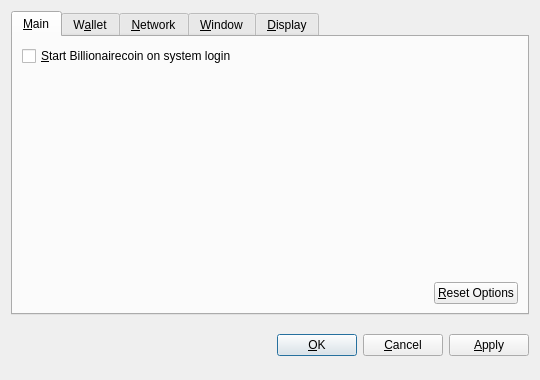
<?xml version="1.0" encoding="UTF-8"?>
<ui version="4.0">
 <class>OptionsDialog</class>
 <widget class="QDialog" name="OptionsDialog">
  <property name="geometry">
   <rect>
    <x>0</x>
    <y>0</y>
    <width>540</width>
    <height>380</height>
   </rect>
  </property>
  <property name="windowTitle">
   <string>Options</string>
  </property>
  <property name="modal">
   <bool>true</bool>
  </property>
  <layout class="QVBoxLayout" name="verticalLayout">
   <item>
    <widget class="QTabWidget" name="tabWidget">
     <property name="tabPosition">
      <enum>QTabWidget::North</enum>
     </property>
     <property name="currentIndex">
      <number>0</number>
     </property>
     <widget class="QWidget" name="tabMain">
      <attribute name="title">
       <string>&amp;Main</string>
      </attribute>
      <layout class="QVBoxLayout" name="verticalLayout_Main">
       <item>
        <widget class="QCheckBox" name="bitcoinAtStartup">
         <property name="toolTip">
          <string>Automatically start Billionairecoin after logging in to the system.</string>
         </property>
         <property name="text">
          <string>&amp;Start Billionairecoin on system login</string>
         </property>
        </widget>
       </item>
       <item>
        <spacer name="verticalSpacer_Main">
         <property name="orientation">
          <enum>Qt::Vertical</enum>
         </property>
         <property name="sizeHint" stdset="0">
          <size>
           <width>20</width>
           <height>40</height>
          </size>
         </property>
        </spacer>
       </item>
       <item>
        <layout class="QHBoxLayout" name="horizontalLayout_2_Main">
         <item>
          <spacer name="horizontalSpacer_2_Main">
           <property name="orientation">
            <enum>Qt::Horizontal</enum>
           </property>
           <property name="sizeHint" stdset="0">
            <size>
             <width>40</width>
             <height>20</height>
            </size>
           </property>
          </spacer>
         </item>
         <item>
          <widget class="QPushButton" name="resetButton">
           <property name="toolTip">
            <string>Reset all client options to default.</string>
           </property>
           <property name="text">
            <string>&amp;Reset Options</string>
           </property>
           <property name="autoDefault">
            <bool>false</bool>
           </property>
          </widget>
         </item>
        </layout>
       </item>
      </layout>
     </widget>
     <widget class="QWidget" name="tabWallet">
      <attribute name="title">
       <string>W&amp;allet</string>
      </attribute>
      <layout class="QVBoxLayout" name="verticalLayout_Network">
       <item>
        <widget class="QLabel" name="transactionFeeInfoLabel">
         <property name="text">
          <string>Optional transaction fee per kB that helps make sure your transactions are processed quickly. Most transactions are 1 kB.</string>
         </property>
         <property name="textFormat">
          <enum>Qt::PlainText</enum>
         </property>
         <property name="wordWrap">
          <bool>true</bool>
         </property>
        </widget>
       </item>
       <item>
        <layout class="QHBoxLayout" name="horizontalLayout_1_Main">
         <item>
          <widget class="QLabel" name="transactionFeeLabel">
           <property name="text">
            <string>Pay transaction &amp;fee</string>
           </property>
           <property name="textFormat">
            <enum>Qt::PlainText</enum>
           </property>
           <property name="buddy">
            <cstring>transactionFee</cstring>
           </property>
          </widget>
         </item>
         <item>
          <widget class="BitcoinAmountField" name="transactionFee"/>
         </item>
         <item>
          <spacer name="horizontalSpacer_1_Main">
           <property name="orientation">
            <enum>Qt::Horizontal</enum>
           </property>
           <property name="sizeHint" stdset="0">
            <size>
             <width>40</width>
             <height>20</height>
            </size>
           </property>
          </spacer>
         </item>
        </layout>
       </item>
       <item>
        <widget class="QLabel" name="label">
         <property name="text">
          <string>If you disable the spending of unconfirmed change, the change from a transaction cannot be used until that transaction has at least one confirmation. This also affects how your balance is computed.</string>
         </property>
         <property name="wordWrap">
          <bool>true</bool>
         </property>
        </widget>
       </item>
       <item>
        <widget class="QCheckBox" name="spendZeroConfChange">
         <property name="text">
          <string>Spend unconfirmed change  (experts only)</string>
         </property>
        </widget>
       </item>
       <item>
        <spacer name="verticalSpacer">
         <property name="orientation">
          <enum>Qt::Vertical</enum>
         </property>
         <property name="sizeHint" stdset="0">
          <size>
           <width>20</width>
           <height>40</height>
          </size>
         </property>
        </spacer>
       </item>
      </layout>
     </widget>
     <widget class="QWidget" name="tabNetwork">
      <attribute name="title">
       <string>&amp;Network</string>
      </attribute>
      <layout class="QVBoxLayout" name="verticalLayout_Network">
       <item>
        <widget class="QCheckBox" name="mapPortUpnp">
         <property name="toolTip">
          <string>Automatically open the Billionairecoin client port on the router. This only works when your router supports UPnP and it is enabled.</string>
         </property>
         <property name="text">
          <string>Map port using &amp;UPnP</string>
         </property>
        </widget>
       </item>
       <item>
        <widget class="QCheckBox" name="connectSocks">
         <property name="toolTip">
          <string>Connect to the Billionairecoin network through a SOCKS proxy (e.g. when connecting through Tor).</string>
         </property>
         <property name="text">
          <string>&amp;Connect through SOCKS proxy:</string>
         </property>
        </widget>
       </item>
       <item>
        <layout class="QHBoxLayout" name="horizontalLayout_Network">
         <item>
          <widget class="QLabel" name="proxyIpLabel">
           <property name="text">
            <string>Proxy &amp;IP:</string>
           </property>
           <property name="textFormat">
            <enum>Qt::PlainText</enum>
           </property>
           <property name="buddy">
            <cstring>proxyIp</cstring>
           </property>
          </widget>
         </item>
         <item>
          <widget class="QValidatedLineEdit" name="proxyIp">
           <property name="maximumSize">
            <size>
             <width>140</width>
             <height>16777215</height>
            </size>
           </property>
           <property name="toolTip">
            <string>IP address of the proxy (e.g. 127.0.0.1)</string>
           </property>
          </widget>
         </item>
         <item>
          <widget class="QLabel" name="proxyPortLabel">
           <property name="text">
            <string>&amp;Port:</string>
           </property>
           <property name="textFormat">
            <enum>Qt::PlainText</enum>
           </property>
           <property name="buddy">
            <cstring>proxyPort</cstring>
           </property>
          </widget>
         </item>
         <item>
          <widget class="QLineEdit" name="proxyPort">
           <property name="maximumSize">
            <size>
             <width>55</width>
             <height>16777215</height>
            </size>
           </property>
           <property name="toolTip">
            <string>Port of the proxy (e.g. 9050)</string>
           </property>
          </widget>
         </item>
         <item>
          <widget class="QLabel" name="socksVersionLabel">
           <property name="text">
            <string>SOCKS &amp;Version:</string>
           </property>
           <property name="textFormat">
            <enum>Qt::PlainText</enum>
           </property>
           <property name="buddy">
            <cstring>socksVersion</cstring>
           </property>
          </widget>
         </item>
         <item>
          <widget class="QValueComboBox" name="socksVersion">
           <property name="toolTip">
            <string>SOCKS version of the proxy (e.g. 5)</string>
           </property>
          </widget>
         </item>
         <item>
          <spacer name="horizontalSpacer_Network">
           <property name="orientation">
            <enum>Qt::Horizontal</enum>
           </property>
           <property name="sizeHint" stdset="0">
            <size>
             <width>40</width>
             <height>20</height>
            </size>
           </property>
          </spacer>
         </item>
        </layout>
       </item>
       <item>
        <spacer name="verticalSpacer_Network">
         <property name="orientation">
          <enum>Qt::Vertical</enum>
         </property>
         <property name="sizeHint" stdset="0">
          <size>
           <width>20</width>
           <height>40</height>
          </size>
         </property>
        </spacer>
       </item>
      </layout>
     </widget>
     <widget class="QWidget" name="tabWindow">
      <attribute name="title">
       <string>&amp;Window</string>
      </attribute>
      <layout class="QVBoxLayout" name="verticalLayout_Window">
       <item>
        <widget class="QCheckBox" name="minimizeToTray">
         <property name="toolTip">
          <string>Show only a tray icon after minimizing the window.</string>
         </property>
         <property name="text">
          <string>&amp;Minimize to the tray instead of the taskbar</string>
         </property>
        </widget>
       </item>
       <item>
        <widget class="QCheckBox" name="minimizeOnClose">
         <property name="toolTip">
          <string>Minimize instead of exit the application when the window is closed. When this option is enabled, the application will be closed only after selecting Quit in the menu.</string>
         </property>
         <property name="text">
          <string>M&amp;inimize on close</string>
         </property>
        </widget>
       </item>
       <item>
        <spacer name="verticalSpacer_Window">
         <property name="orientation">
          <enum>Qt::Vertical</enum>
         </property>
         <property name="sizeHint" stdset="0">
          <size>
           <width>20</width>
           <height>40</height>
          </size>
         </property>
        </spacer>
       </item>
      </layout>
     </widget>
     <widget class="QWidget" name="tabDisplay">
      <attribute name="title">
       <string>&amp;Display</string>
      </attribute>
      <layout class="QVBoxLayout" name="verticalLayout_Display">
       <item>
        <layout class="QHBoxLayout" name="horizontalLayout_1_Display">
         <item>
          <widget class="QLabel" name="langLabel">
           <property name="text">
            <string>User Interface &amp;language:</string>
           </property>
           <property name="textFormat">
            <enum>Qt::PlainText</enum>
           </property>
           <property name="buddy">
            <cstring>lang</cstring>
           </property>
          </widget>
         </item>
         <item>
          <widget class="QValueComboBox" name="lang">
           <property name="toolTip">
            <string>The user interface language can be set here. This setting will take effect after restarting Billionairecoin.</string>
           </property>
          </widget>
         </item>
        </layout>
       </item>
       <item>
        <layout class="QHBoxLayout" name="horizontalLayout_2_Display">
         <item>
          <widget class="QLabel" name="unitLabel">
           <property name="text">
            <string>&amp;Unit to show amounts in:</string>
           </property>
           <property name="textFormat">
            <enum>Qt::PlainText</enum>
           </property>
           <property name="buddy">
            <cstring>unit</cstring>
           </property>
          </widget>
         </item>
         <item>
          <widget class="QValueComboBox" name="unit">
           <property name="toolTip">
            <string>Choose the default subdivision unit to show in the interface and when sending coins.</string>
           </property>
          </widget>
         </item>
        </layout>
       </item>
       <item>
        <widget class="QCheckBox" name="displayAddresses">
         <property name="toolTip">
          <string>Whether to show Billionairecoin addresses in the transaction list or not.</string>
         </property>
         <property name="text">
          <string>&amp;Display addresses in transaction list</string>
         </property>
        </widget>
       </item>
       <item>
        <widget class="QCheckBox" name="coinControlFeatures">
         <property name="toolTip">
          <string>Whether to show coin control features or not.</string>
         </property>
         <property name="text">
          <string>Display coin &amp;control features (experts only!)</string>
         </property>
        </widget>
       </item>
       <item>
        <spacer name="verticalSpacer_Display">
         <property name="orientation">
          <enum>Qt::Vertical</enum>
         </property>
         <property name="sizeHint" stdset="0">
          <size>
           <width>20</width>
           <height>40</height>
          </size>
         </property>
        </spacer>
       </item>
      </layout>
     </widget>
    </widget>
   </item>
   <item>
    <layout class="QHBoxLayout" name="horizontalLayout_Buttons">
     <item>
      <spacer name="horizontalSpacer_1">
       <property name="orientation">
        <enum>Qt::Horizontal</enum>
       </property>
       <property name="sizeHint" stdset="0">
        <size>
         <width>40</width>
         <height>48</height>
        </size>
       </property>
      </spacer>
     </item>
     <item>
      <widget class="QLabel" name="statusLabel">
       <property name="font">
        <font>
         <weight>75</weight>
         <bold>true</bold>
        </font>
       </property>
       <property name="text">
        <string/>
       </property>
       <property name="textFormat">
        <enum>Qt::PlainText</enum>
       </property>
       <property name="wordWrap">
        <bool>true</bool>
       </property>
      </widget>
     </item>
     <item>
      <spacer name="horizontalSpacer_2">
       <property name="orientation">
        <enum>Qt::Horizontal</enum>
       </property>
       <property name="sizeHint" stdset="0">
        <size>
         <width>40</width>
         <height>48</height>
        </size>
       </property>
      </spacer>
     </item>
     <item>
      <widget class="QPushButton" name="okButton">
       <property name="text">
        <string>&amp;OK</string>
       </property>
      </widget>
     </item>
     <item>
      <widget class="QPushButton" name="cancelButton">
       <property name="text">
        <string>&amp;Cancel</string>
       </property>
       <property name="autoDefault">
        <bool>false</bool>
       </property>
      </widget>
     </item>
     <item>
      <widget class="QPushButton" name="applyButton">
       <property name="text">
        <string>&amp;Apply</string>
       </property>
       <property name="autoDefault">
        <bool>false</bool>
       </property>
      </widget>
     </item>
    </layout>
   </item>
  </layout>
 </widget>
 <customwidgets>
  <customwidget>
   <class>BitcoinAmountField</class>
   <extends>QSpinBox</extends>
   <header>bitcoinamountfield.h</header>
  </customwidget>
  <customwidget>
   <class>QValueComboBox</class>
   <extends>QComboBox</extends>
   <header>qvaluecombobox.h</header>
  </customwidget>
  <customwidget>
   <class>QValidatedLineEdit</class>
   <extends>QLineEdit</extends>
   <header>qvalidatedlineedit.h</header>
  </customwidget>
 </customwidgets>
 <resources/>
 <connections/>
</ui>
